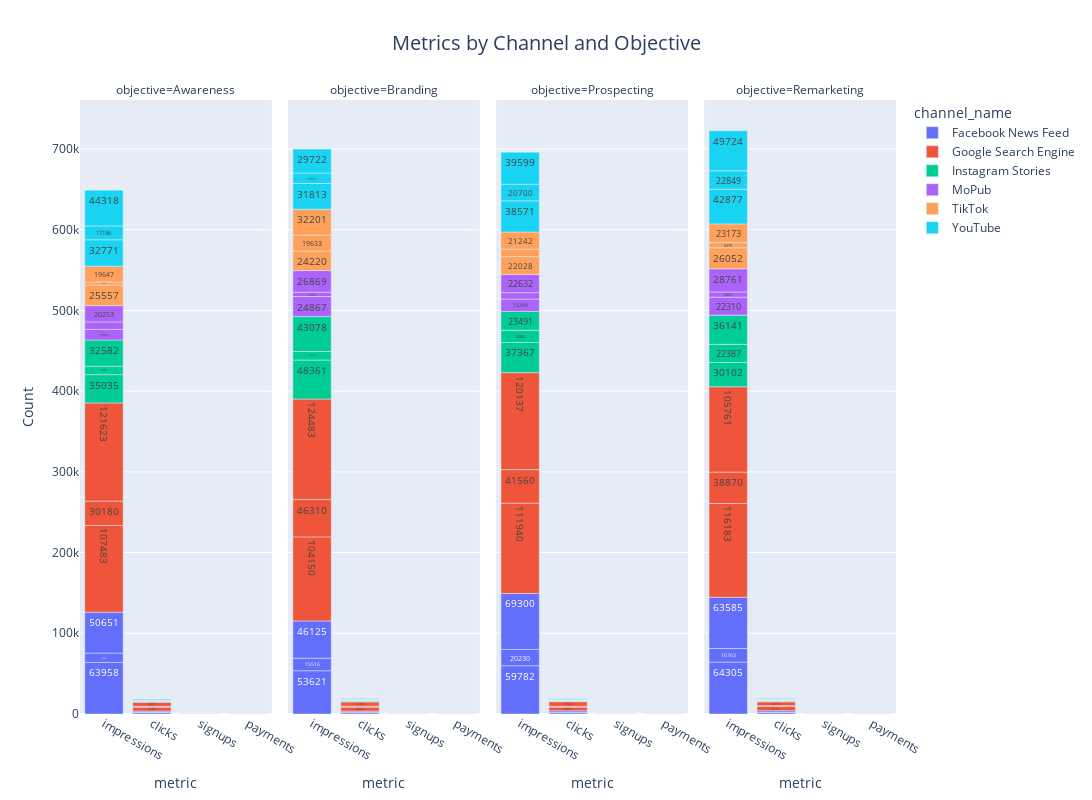

The code cell stored with this chart in its notebook:
### Code cell
fig = px.bar(
    melted_df, 
    x='metric', 
    y='value', 
    color='channel_name',
    facet_col='objective',
    text='value',
    title='Metrics by Channel and Objective',
    labels={'value': 'Count'},
    height=800,
    width=1200
)

# Remove 'objective=' from facet titles
fig.update_layout(
    title_text='Metrics by Channel and Objective',
    title_x=0.5,  # Center the title
    title_font_size=20
)

# Update text position and size
fig.update_traces(
    texttemplate='%{text:.0f}',  # Show number without decimal places
    textposition='inside',  # Place text inside bars
    textfont_size=10  # Adjust text size
)

fig.show()

### Figure 1 — Plotly figure (JSON) as saved in the notebook; plotly's stock layout.template omitted (floating-point values rounded to 4 significant figures)
{"data": [{"alignmentgroup": "True", "hovertemplate": "channel_name=Facebook News Feed<br>objective=Awareness<br>metric=%{x}<br>Count=%{text}<extra></extra>", "legendgroup": "Facebook News Feed", "marker": {"color": "#636efa", "pattern": {"shape": ""}}, "name": "Facebook News Feed", "offsetgroup": "Facebook News Feed", "orientation": "v", "showlegend": true, "text": [63958, 11505, 50651, 1772, 373, 1452, 114, 4, 95, 82, 4, 74], "textfont": {"size": 10}, "textposition": "inside", "texttemplate": "%{text:.0f}", "type": "bar", "x": ["impressions", "impressions", "impressions", "clicks", "clicks", "clicks", "signups", "signups", "signups", "payments", "payments", "payments"], "xaxis": "x", "y": [63958, 11505, 50651, 1772, 373, 1452, 114, 4, 95, 82, 4, 74], "yaxis": "y"}, {"alignmentgroup": "True", "hovertemplate": "channel_name=Facebook News Feed<br>objective=Branding<br>metric=%{x}<br>Count=%{text}<extra></extra>", "legendgroup": "Facebook News Feed", "marker": {"color": "#636efa", "pattern": {"shape": ""}}, "name": "Facebook News Feed", "offsetgroup": "Facebook News Feed", "orientation": "v", "showlegend": false, "text": [53621, 15516, 46125, 1588, 418, 1546, 91, 3, 103, 74, 3, 74], "textfont": {"size": 10}, "textposition": "inside", "texttemplate": "%{text:.0f}", "type": "bar", "x": ["impressions", "impressions", "impressions", "clicks", "clicks", "clicks", "signups", "signups", "signups", "payments", "payments", "payments"], "xaxis": "x2", "y": [53621, 15516, 46125, 1588, 418, 1546, 91, 3, 103, 74, 3, 74], "yaxis": "y2"}, {"alignmentgroup": "True", "hovertemplate": "channel_name=Facebook News Feed<br>objective=Prospecting<br>metric=%{x}<br>Count=%{text}<extra></extra>", "legendgroup": "Facebook News Feed", "marker": {"color": "#636efa", "pattern": {"shape": ""}}, "name": "Facebook News Feed", "offsetgroup": "Facebook News Feed", "orientation": "v", "showlegend": false, "text": [59782, 20230, 69300, 1586, 419, 1921, 93, 1, 127, 77, 1, 89], "textfont": {"size": 10}, "textposition": "inside", "texttemplate": "%{text:.0f}", "type": "bar", "x": ["impressions", "impressions", "impressions", "clicks", "clicks", "clicks", "signups", "signups", "signups", "payments", "payments", "payments"], "xaxis": "x3", "y": [59782, 20230, 69300, 1586, 419, 1921, 93, 1, 127, 77, 1, 89], "yaxis": "y3"}, {"alignmentgroup": "True", "hovertemplate": "channel_name=Facebook News Feed<br>objective=Remarketing<br>metric=%{x}<br>Count=%{text}<extra></extra>", "legendgroup": "Facebook News Feed", "marker": {"color": "#636efa", "pattern": {"shape": ""}}, "name": "Facebook News Feed", "offsetgroup": "Facebook News Feed", "orientation": "v", "showlegend": false, "text": [64305, 16763, 63585, 1774, 346, 1929, 108, 4, 126, 78, 4, 94], "textfont": {"size": 10}, "textposition": "inside", "texttemplate": "%{text:.0f}", "type": "bar", "x": ["impressions", "impressions", "impressions", "clicks", "clicks", "clicks", "signups", "signups", "signups", "payments", "payments", "payments"], "xaxis": "x4", "y": [64305, 16763, 63585, 1774, 346, 1929, 108, 4, 126, 78, 4, 94], "yaxis": "y4"}, {"alignmentgroup": "True", "hovertemplate": "channel_name=Google Search Engine<br>objective=Awareness<br>metric=%{x}<br>Count=%{text}<extra></extra>", "legendgroup": "Google Search Engine", "marker": {"color": "#EF553B", "pattern": {"shape": ""}}, "name": "Google Search Engine", "offsetgroup": "Google Search Engine", "orientation": "v", "showlegend": true, "text": [107483, 30180, 121623, 4785, 1154, 4907, 358, 44, 373, 138, 41, 147], "textfont": {"size": 10}, "textposition": "inside", "texttemplate": "%{text:.0f}", "type": "bar", "x": ["impressions", "impressions", "impressions", "clicks", "clicks", "clicks", "signups", "signups", "signups", "payments", "payments", "payments"], "xaxis": "x", "y": [107483, 30180, 121623, 4785, 1154, 4907, 358, 44, 373, 138, 41, 147], "yaxis": "y"}, {"alignmentgroup": "True", "hovertemplate": "channel_name=Google Search Engine<br>objective=Branding<br>metric=%{x}<br>Count=%{text}<extra></extra>", "legendgroup": "Google Search Engine", "marker": {"color": "#EF553B", "pattern": {"shape": ""}}, "name": "Google Search Engine", "offsetgroup": "Google Search Engine", "orientation": "v", "showlegend": false, "text": [104150, 46310, 124483, 4831, 1362, 5193, 363, 54, 391, 144, 53, 156], "textfont": {"size": 10}, "textposition": "inside", "texttemplate": "%{text:.0f}", "type": "bar", "x": ["impressions", "impressions", "impressions", "clicks", "clicks", "clicks", "signups", "signups", "signups", "payments", "payments", "payments"], "xaxis": "x2", "y": [104150, 46310, 124483, 4831, 1362, 5193, 363, 54, 391, 144, 53, 156], "yaxis": "y2"}, {"alignmentgroup": "True", "hovertemplate": "channel_name=Google Search Engine<br>objective=Prospecting<br>metric=%{x}<br>Count=%{text}<extra></extra>", "legendgroup": "Google Search Engine", "marker": {"color": "#EF553B", "pattern": {"shape": ""}}, "name": "Google Search Engine", "offsetgroup": "Google Search Engine", "orientation": "v", "showlegend": false, "text": [111940, 41560, 120137, 4442, 1264, 5529, 338, 55, 416, 135, 51, 160], "textfont": {"size": 10}, "textposition": "inside", "texttemplate": "%{text:.0f}", "type": "bar", "x": ["impressions", "impressions", "impressions", "clicks", "clicks", "clicks", "signups", "signups", "signups", "payments", "payments", "payments"], "xaxis": "x3", "y": [111940, 41560, 120137, 4442, 1264, 5529, 338, 55, 416, 135, 51, 160], "yaxis": "y3"}, {"alignmentgroup": "True", "hovertemplate": "channel_name=Google Search Engine<br>objective=Remarketing<br>metric=%{x}<br>Count=%{text}<extra></extra>", "legendgroup": "Google Search Engine", "marker": {"color": "#EF553B", "pattern": {"shape": ""}}, "name": "Google Search Engine", "offsetgroup": "Google Search Engine", "orientation": "v", "showlegend": false, "text": [116183, 38870, 105761, 5191, 1170, 4674, 398, 49, 357, 154, 47, 133], "textfont": {"size": 10}, "textposition": "inside", "texttemplate": "%{text:.0f}", "type": "bar", "x": ["impressions", "impressions", "impressions", "clicks", "clicks", "clicks", "signups", "signups", "signups", "payments", "payments", "payments"], "xaxis": "x4", "y": [116183, 38870, 105761, 5191, 1170, 4674, 398, 49, 357, 154, 47, 133], "yaxis": "y4"}, {"alignmentgroup": "True", "hovertemplate": "channel_name=Instagram Stories<br>objective=Awareness<br>metric=%{x}<br>Count=%{text}<extra></extra>", "legendgroup": "Instagram Stories", "marker": {"color": "#00cc96", "pattern": {"shape": ""}}, "name": "Instagram Stories", "offsetgroup": "Instagram Stories", "orientation": "v", "showlegend": true, "text": [35035, 10405, 32582, 807, 146, 807, 44, 0, 41, 43, 0, 41], "textfont": {"size": 10}, "textposition": "inside", "texttemplate": "%{text:.0f}", "type": "bar", "x": ["impressions", "impressions", "impressions", "clicks", "clicks", "clicks", "signups", "signups", "signups", "payments", "payments", "payments"], "xaxis": "x", "y": [35035, 10405, 32582, 807, 146, 807, 44, 0, 41, 43, 0, 41], "yaxis": "y"}, {"alignmentgroup": "True", "hovertemplate": "channel_name=Instagram Stories<br>objective=Branding<br>metric=%{x}<br>Count=%{text}<extra></extra>", "legendgroup": "Instagram Stories", "marker": {"color": "#00cc96", "pattern": {"shape": ""}}, "name": "Instagram Stories", "offsetgroup": "Instagram Stories", "orientation": "v", "showlegend": false, "text": [48361, 10699, 43078, 758, 166, 874, 36, 0, 46, 36, 0, 45], "textfont": {"size": 10}, "textposition": "inside", "texttemplate": "%{text:.0f}", "type": "bar", "x": ["impressions", "impressions", "impressions", "clicks", "clicks", "clicks", "signups", "signups", "signups", "payments", "payments", "payments"], "xaxis": "x2", "y": [48361, 10699, 43078, 758, 166, 874, 36, 0, 46, 36, 0, 45], "yaxis": "y2"}, {"alignmentgroup": "True", "hovertemplate": "channel_name=Instagram Stories<br>objective=Prospecting<br>metric=%{x}<br>Count=%{text}<extra></extra>", "legendgroup": "Instagram Stories", "marker": {"color": "#00cc96", "pattern": {"shape": ""}}, "name": "Instagram Stories", "offsetgroup": "Instagram Stories", "orientation": "v", "showlegend": false, "text": [37367, 14992, 23491, 780, 143, 576, 33, 0, 32, 32, 0, 32], "textfont": {"size": 10}, "textposition": "inside", "texttemplate": "%{text:.0f}", "type": "bar", "x": ["impressions", "impressions", "impressions", "clicks", "clicks", "clicks", "signups", "signups", "signups", "payments", "payments", "payments"], "xaxis": "x3", "y": [37367, 14992, 23491, 780, 143, 576, 33, 0, 32, 32, 0, 32], "yaxis": "y3"}, {"alignmentgroup": "True", "hovertemplate": "channel_name=Instagram Stories<br>objective=Remarketing<br>metric=%{x}<br>Count=%{text}<extra></extra>", "legendgroup": "Instagram Stories", "marker": {"color": "#00cc96", "pattern": {"shape": ""}}, "name": "Instagram Stories", "offsetgroup": "Instagram Stories", "orientation": "v", "showlegend": false, "text": [30102, 22387, 36141, 584, 195, 729, 29, 0, 33, 29, 0, 31], "textfont": {"size": 10}, "textposition": "inside", "texttemplate": "%{text:.0f}", "type": "bar", "x": ["impressions", "impressions", "impressions", "clicks", "clicks", "clicks", "signups", "signups", "signups", "payments", "payments", "payments"], "xaxis": "x4", "y": [30102, 22387, 36141, 584, 195, 729, 29, 0, 33, 29, 0, 31], "yaxis": "y4"}, {"alignmentgroup": "True", "hovertemplate": "channel_name=MoPub<br>objective=Awareness<br>metric=%{x}<br>Count=%{text}<extra></extra>", "legendgroup": "MoPub", "marker": {"color": "#ab63fa", "pattern": {"shape": ""}}, "name": "MoPub", "offsetgroup": "MoPub", "orientation": "v", "showlegend": true, "text": [13062, 9264, 20253, 148, 27, 151, 0, 0, 0, 0, 0, 0], "textfont": {"size": 10}, "textposition": "inside", "texttemplate": "%{text:.0f}", "type": "bar", "x": ["impressions", "impressions", "impressions", "clicks", "clicks", "clicks", "signups", "signups", "signups", "payments", "payments", "payments"], "xaxis": "x", "y": [13062, 9264, 20253, 148, 27, 151, 0, 0, 0, 0, 0, 0], "yaxis": "y"}, {"alignmentgroup": "True", "hovertemplate": "channel_name=MoPub<br>objective=Branding<br>metric=%{x}<br>Count=%{text}<extra></extra>", "legendgroup": "MoPub", "marker": {"color": "#ab63fa", "pattern": {"shape": ""}}, "name": "MoPub", "offsetgroup": "MoPub", "orientation": "v", "showlegend": false, "text": [24867, 5302, 26869, 218, 43, 213, 0, 0, 0, 0, 0, 0], "textfont": {"size": 10}, "textposition": "inside", "texttemplate": "%{text:.0f}", "type": "bar", "x": ["impressions", "impressions", "impressions", "clicks", "clicks", "clicks", "signups", "signups", "signups", "payments", "payments", "payments"], "xaxis": "x2", "y": [24867, 5302, 26869, 218, 43, 213, 0, 0, 0, 0, 0, 0], "yaxis": "y2"}, {"alignmentgroup": "True", "hovertemplate": "channel_name=MoPub<br>objective=Prospecting<br>metric=%{x}<br>Count=%{text}<extra></extra>", "legendgroup": "MoPub", "marker": {"color": "#ab63fa", "pattern": {"shape": ""}}, "name": "MoPub", "offsetgroup": "MoPub", "orientation": "v", "showlegend": false, "text": [15248, 7954, 22632, 133, 32, 188, 0, 0, 0, 0, 0, 0], "textfont": {"size": 10}, "textposition": "inside", "texttemplate": "%{text:.0f}", "type": "bar", "x": ["impressions", "impressions", "impressions", "clicks", "clicks", "clicks", "signups", "signups", "signups", "payments", "payments", "payments"], "xaxis": "x3", "y": [15248, 7954, 22632, 133, 32, 188, 0, 0, 0, 0, 0, 0], "yaxis": "y3"}, {"alignmentgroup": "True", "hovertemplate": "channel_name=MoPub<br>objective=Remarketing<br>metric=%{x}<br>Count=%{text}<extra></extra>", "legendgroup": "MoPub", "marker": {"color": "#ab63fa", "pattern": {"shape": ""}}, "name": "MoPub", "offsetgroup": "MoPub", "orientation": "v", "showlegend": false, "text": [22310, 6361, 28761, 172, 43, 223, 0, 0, 0, 0, 0, 0], "textfont": {"size": 10}, "textposition": "inside", "texttemplate": "%{text:.0f}", "type": "bar", "x": ["impressions", "impressions", "impressions", "clicks", "clicks", "clicks", "signups", "signups", "signups", "payments", "payments", "payments"], "xaxis": "x4", "y": [22310, 6361, 28761, 172, 43, 223, 0, 0, 0, 0, 0, 0], "yaxis": "y4"}, {"alignmentgroup": "True", "hovertemplate": "channel_name=TikTok<br>objective=Awareness<br>metric=%{x}<br>Count=%{text}<extra></extra>", "legendgroup": "TikTok", "marker": {"color": "#FFA15A", "pattern": {"shape": ""}}, "name": "TikTok", "offsetgroup": "TikTok", "orientation": "v", "showlegend": true, "text": [25557, 3554, 19647, 185, 30, 269, 0, 0, 2, 0, 0, 2], "textfont": {"size": 10}, "textposition": "inside", "texttemplate": "%{text:.0f}", "type": "bar", "x": ["impressions", "impressions", "impressions", "clicks", "clicks", "clicks", "signups", "signups", "signups", "payments", "payments", "payments"], "xaxis": "x", "y": [25557, 3554, 19647, 185, 30, 269, 0, 0, 2, 0, 0, 2], "yaxis": "y"}, {"alignmentgroup": "True", "hovertemplate": "channel_name=TikTok<br>objective=Branding<br>metric=%{x}<br>Count=%{text}<extra></extra>", "legendgroup": "TikTok", "marker": {"color": "#FFA15A", "pattern": {"shape": ""}}, "name": "TikTok", "offsetgroup": "TikTok", "orientation": "v", "showlegend": false, "text": [24220, 19633, 32201, 228, 89, 244, 0, 0, 0, 0, 0, 0], "textfont": {"size": 10}, "textposition": "inside", "texttemplate": "%{text:.0f}", "type": "bar", "x": ["impressions", "impressions", "impressions", "clicks", "clicks", "clicks", "signups", "signups", "signups", "payments", "payments", "payments"], "xaxis": "x2", "y": [24220, 19633, 32201, 228, 89, 244, 0, 0, 0, 0, 0, 0], "yaxis": "y2"}, {"alignmentgroup": "True", "hovertemplate": "channel_name=TikTok<br>objective=Prospecting<br>metric=%{x}<br>Count=%{text}<extra></extra>", "legendgroup": "TikTok", "marker": {"color": "#FFA15A", "pattern": {"shape": ""}}, "name": "TikTok", "offsetgroup": "TikTok", "orientation": "v", "showlegend": false, "text": [22028, 9286, 21242, 190, 53, 239, 0, 0, 0, 0, 0, 0], "textfont": {"size": 10}, "textposition": "inside", "texttemplate": "%{text:.0f}", "type": "bar", "x": ["impressions", "impressions", "impressions", "clicks", "clicks", "clicks", "signups", "signups", "signups", "payments", "payments", "payments"], "xaxis": "x3", "y": [22028, 9286, 21242, 190, 53, 239, 0, 0, 0, 0, 0, 0], "yaxis": "y3"}, {"alignmentgroup": "True", "hovertemplate": "channel_name=TikTok<br>objective=Remarketing<br>metric=%{x}<br>Count=%{text}<extra></extra>", "legendgroup": "TikTok", "marker": {"color": "#FFA15A", "pattern": {"shape": ""}}, "name": "TikTok", "offsetgroup": "TikTok", "orientation": "v", "showlegend": false, "text": [26052, 6475, 23173, 252, 62, 198, 0, 0, 0, 0, 0, 0], "textfont": {"size": 10}, "textposition": "inside", "texttemplate": "%{text:.0f}", "type": "bar", "x": ["impressions", "impressions", "impressions", "clicks", "clicks", "clicks", "signups", "signups", "signups", "payments", "payments", "payments"], "xaxis": "x4", "y": [26052, 6475, 23173, 252, 62, 198, 0, 0, 0, 0, 0, 0], "yaxis": "y4"}, {"alignmentgroup": "True", "hovertemplate": "channel_name=YouTube<br>objective=Awareness<br>metric=%{x}<br>Count=%{text}<extra></extra>", "legendgroup": "YouTube", "marker": {"color": "#19d3f3", "pattern": {"shape": ""}}, "name": "YouTube", "offsetgroup": "YouTube", "orientation": "v", "showlegend": true, "text": [32771, 17196, 44318, 597, 181, 757, 18, 0, 28, 18, 0, 27], "textfont": {"size": 10}, "textposition": "inside", "texttemplate": "%{text:.0f}", "type": "bar", "x": ["impressions", "impressions", "impressions", "clicks", "clicks", "clicks", "signups", "signups", "signups", "payments", "payments", "payments"], "xaxis": "x", "y": [32771, 17196, 44318, 597, 181, 757, 18, 0, 28, 18, 0, 27], "yaxis": "y"}, {"alignmentgroup": "True", "hovertemplate": "channel_name=YouTube<br>objective=Branding<br>metric=%{x}<br>Count=%{text}<extra></extra>", "legendgroup": "YouTube", "marker": {"color": "#19d3f3", "pattern": {"shape": ""}}, "name": "YouTube", "offsetgroup": "YouTube", "orientation": "v", "showlegend": false, "text": [31813, 12971, 29722, 718, 143, 632, 30, 0, 26, 30, 0, 26], "textfont": {"size": 10}, "textposition": "inside", "texttemplate": "%{text:.0f}", "type": "bar", "x": ["impressions", "impressions", "impressions", "clicks", "clicks", "clicks", "signups", "signups", "signups", "payments", "payments", "payments"], "xaxis": "x2", "y": [31813, 12971, 29722, 718, 143, 632, 30, 0, 26, 30, 0, 26], "yaxis": "y2"}, {"alignmentgroup": "True", "hovertemplate": "channel_name=YouTube<br>objective=Prospecting<br>metric=%{x}<br>Count=%{text}<extra></extra>", "legendgroup": "YouTube", "marker": {"color": "#19d3f3", "pattern": {"shape": ""}}, "name": "YouTube", "offsetgroup": "YouTube", "orientation": "v", "showlegend": false, "text": [38571, 20700, 39599, 675, 174, 702, 21, 0, 28, 21, 0, 28], "textfont": {"size": 10}, "textposition": "inside", "texttemplate": "%{text:.0f}", "type": "bar", "x": ["impressions", "impressions", "impressions", "clicks", "clicks", "clicks", "signups", "signups", "signups", "payments", "payments", "payments"], "xaxis": "x3", "y": [38571, 20700, 39599, 675, 174, 702, 21, 0, 28, 21, 0, 28], "yaxis": "y3"}, {"alignmentgroup": "True", "hovertemplate": "channel_name=YouTube<br>objective=Remarketing<br>metric=%{x}<br>Count=%{text}<extra></extra>", "legendgroup": "YouTube", "marker": {"color": "#19d3f3", "pattern": {"shape": ""}}, "name": "YouTube", "offsetgroup": "YouTube", "orientation": "v", "showlegend": false, "text": [42877, 22849, 49724, 764, 151, 722, 32, 0, 28, 32, 0, 28], "textfont": {"size": 10}, "textposition": "inside", "texttemplate": "%{text:.0f}", "type": "bar", "x": ["impressions", "impressions", "impressions", "clicks", "clicks", "clicks", "signups", "signups", "signups", "payments", "payments", "payments"], "xaxis": "x4", "y": [42877, 22849, 49724, 764, 151, 722, 32, 0, 28, 32, 0, 28], "yaxis": "y4"}], "layout": {"annotations": [{"font": {}, "showarrow": false, "text": "objective=Awareness", "x": 0.1175, "xanchor": "center", "xref": "paper", "y": 1, "yanchor": "bottom", "yref": "paper"}, {"font": {}, "showarrow": false, "text": "objective=Branding", "x": 0.3725, "xanchor": "center", "xref": "paper", "y": 1, "yanchor": "bottom", "yref": "paper"}, {"font": {}, "showarrow": false, "text": "objective=Prospecting", "x": 0.6275, "xanchor": "center", "xref": "paper", "y": 1, "yanchor": "bottom", "yref": "paper"}, {"font": {}, "showarrow": false, "text": "objective=Remarketing", "x": 0.8825, "xanchor": "center", "xref": "paper", "y": 1, "yanchor": "bottom", "yref": "paper"}], "barmode": "relative", "height": 800, "legend": {"title": {"text": "channel_name"}, "tracegroupgap": 0}, "title": {"font": {"size": 20}, "text": "Metrics by Channel and Objective", "x": 0.5}, "width": 1200, "xaxis": {"anchor": "y", "domain": [0, 0.235], "title": {"text": "metric"}}, "xaxis2": {"anchor": "y2", "domain": [0.255, 0.49], "matches": "x", "title": {"text": "metric"}}, "xaxis3": {"anchor": "y3", "domain": [0.51, 0.745], "matches": "x", "title": {"text": "metric"}}, "xaxis4": {"anchor": "y4", "domain": [0.765, 1.0], "matches": "x", "title": {"text": "metric"}}, "yaxis": {"anchor": "x", "domain": [0, 1], "title": {"text": "Count"}}, "yaxis2": {"anchor": "x2", "domain": [0, 1], "matches": "y", "showticklabels": false}, "yaxis3": {"anchor": "x3", "domain": [0, 1], "matches": "y", "showticklabels": false}, "yaxis4": {"anchor": "x4", "domain": [0, 1], "matches": "y", "showticklabels": false}}}
